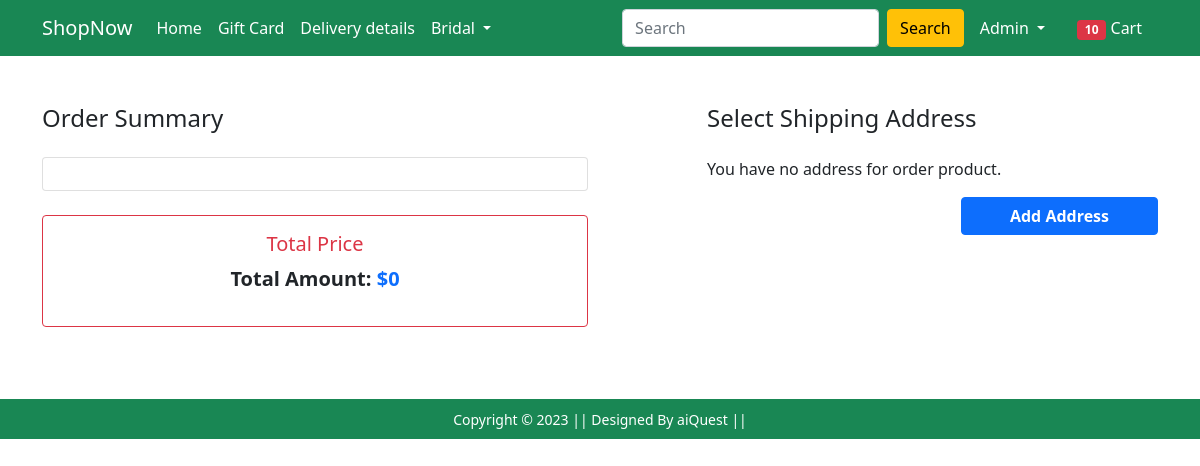
The app's page /checkout/ (signed in), older data.
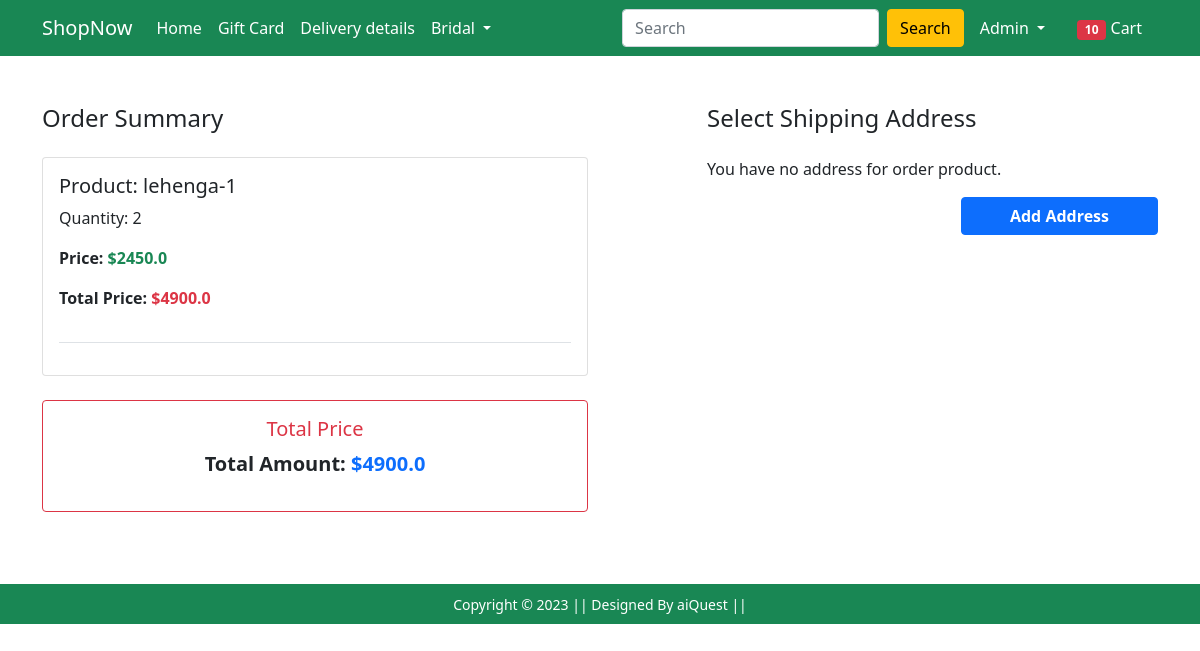
The same page, newer data.
### Shop/models.py (models this page shows, shortened)
class Cart(models.Model):
    user = models.ForeignKey(User, on_delete=models.CASCADE)
    product = models.ForeignKey(Product, on_delete=models.CASCADE)
    quantity = models.PositiveIntegerField(default=1)
    @property
    def total_price(self):
        return self.quantity * self.product.discounted_price

class Product(models.Model):
    title = models.CharField(max_length=100)
    selling_price = models.FloatField()
    discounted_price = models.FloatField()
    description = models.TextField()
    brand = models.CharField(max_length=100)
    category = models.CharField(choices=CATEGORY_CHOICES,max_length=2)
    product_image = models.ImageField(upload_to='productimg')

### Shop/views.py (the view)
# urls.py: path('checkout/', views.checkout, name='checkout'),
@login_required
def checkout(request):
 if request.user.is_authenticated:
    Customers = Customer.objects.filter(user=request.user)
    Carts = Cart.objects.filter(user=request.user)
    total_product = [product for product in Cart.objects.filter(user=request.user) ]
    total = 0
    for i in total_product:
        total += i.total_price
    return render(request, 'Shop/checkout.html', {'c':Customers , "carts":Carts , 'total':total})

### Shop/templates/Shop/checkout.html (shortened to what this page needs)
{% extends 'Shop/base.html' %}
{% load static %}
{% block main-content %}
<div class="container mt-5">
    <div class="row">
        <div class="col-lg-6 col-md-12 mb-4">
            <h4 class="mb-4">Order Summary</h4>
            <div class="card">
                <div class="card-body">
                    {% for i in carts %}
                    <div class="border-bottom pb-3 mb-3">
                        <h5>Product: {{ i.product.title }}</h5>
                        <p>Quantity: {{ i.quantity }}</p>
                        <p class="fw-bold">Price: <span class="text-success">${{ i.product.discounted_price }}</span></p>
                        <p class="fw-bold">Total Price: <span class="text-danger">${{ i.total_price }}</span></p>
                    </div>
                    {% endfor %}
                </div>
            </div>
            <div class="card border-danger mt-4">
                <div class="card-body text-center">
                    <h5 class="card-title text-danger">Total Price</h5>
                    <p class="fw-bold" style="font-size: 1.25rem;">
                        Total Amount: <span class="text-primary">${{ total }}</span>
                    </p>
                </div>
            </div>
        </div>
        <div class="col-lg-5 col-md-12 offset-lg-1">
            <h4 class="mb-4">Select Shipping Address</h4>
            <form action="/payment">
                {% if c %}
                {% for c in c %}
                <div class="card mb-3">
                    <div class="card-header bg-primary text-white">
                        <h5 class="mb-0">{{ request.user }}</h5>
                    </div>
                    <div class="card-body">
                        <p><strong>Name:</strong> {{ c.name }}</p>
                        <p><strong>Division:</strong> {{ c.division }}</p>
                        <p><strong>District:</strong> {{ c.district }}</p>
                        <p><strong>Thana:</strong> {{ c.thana }}</p>
                        <p><strong>Village/Road:</strong> {{ c.villorroad }}</p>
                        <p><strong>Zip Code:</strong> {{ c.zipcode }}</p>
                    </div>
                </div>
                <div class="form-check mb-2">
                    <input class="form-check-input" type="radio" name="address" id="address{{ forloop.counter }}" value="{{ c.id }}">
                    <label class="form-check-label" for="address{{ forloop.counter }}">
                        Address: {{ forloop.counter }}
                    </label>
                </div>
                {% endfor %}
                <div class="d-flex justify-content-start gap-2 mt-3">
                    <button type="submit" class="btn btn-warning fw-bold px-4">Continue</button>
                    <a href="{% url 'profile' %}" class="btn btn-primary fw-bold px-4">Add New Address</a>
                </div>
                {% else %}
                <p>You have no address for order product.</p>
                <div class="text-end">
                    <a href="{% url 'profile' %}" class="btn btn-primary fw-bold px-5">Add Address</a>
                </div>
                {% endif %}
            </form>
        </div>
    </div>
</div>
{% endblock main-content %}

Row changes from the older to the newer data that the page shows:
added Cart: product "lehenga-1", quantity "2", product.discounted_price "2450.0", total_price "4900.0"
Text that changed along with them:
{{ total }}: "0" → "4900.0"
